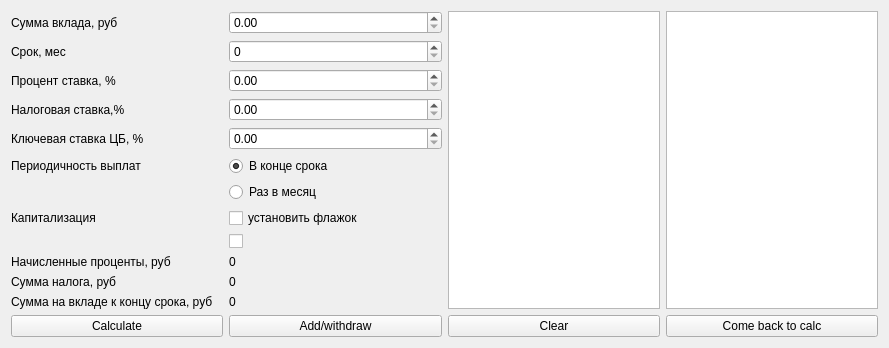
      <widget class="QWidget" name="page_4">
       <layout class="QGridLayout" name="gridLayout_4" columnstretch="1,1,1,1">
        <item row="2" column="0">
         <widget class="QLabel" name="label_12">
          <property name="text">
           <string>Процент ставка, %</string>
          </property>
         </widget>
        </item>
        <item row="10" column="0">
         <widget class="QLabel" name="label_18">
          <property name="text">
           <string>Сумма налога, руб</string>
          </property>
         </widget>
        </item>
        <item row="12" column="2">
         <widget class="QPushButton" name="pushButton_clearDeposit">
          <property name="text">
           <string>Clear</string>
          </property>
         </widget>
        </item>
        <item row="9" column="1">
         <widget class="QLabel" name="label_profitDeposit">
          <property name="text">
           <string>0</string>
          </property>
         </widget>
        </item>
        <item row="1" column="1">
         <widget class="QSpinBox" name="spinBox_periodDeposit">
          <property name="maximum">
           <number>65535</number>
          </property>
          <property name="value">
           <number>0</number>
          </property>
         </widget>
        </item>
        <item row="9" column="0">
         <widget class="QLabel" name="label_16">
          <property name="text">
           <string>Начисленные проценты, руб</string>
          </property>
         </widget>
        </item>
        <item row="0" column="3" rowspan="12">
         <widget class="QTableWidget" name="tableWidget_snyatDeposit">
          <attribute name="horizontalHeaderStretchLastSection">
           <bool>true</bool>
          </attribute>
         </widget>
        </item>
        <item row="7" column="0">
         <widget class="QLabel" name="label_15">
          <property name="text">
           <string>Капитализация</string>
          </property>
         </widget>
        </item>
        <item row="10" column="1">
         <widget class="QLabel" name="label_nalogPayDeposit">
          <property name="text">
           <string>0</string>
          </property>
         </widget>
        </item>
        <item row="2" column="1">
         <widget class="QDoubleSpinBox" name="doubleSpinBox_procentDeposit">
          <property name="maximum">
           <double>9223372036854775808.000000000000000</double>
          </property>
          <property name="singleStep">
           <double>0.010000000000000</double>
          </property>
          <property name="value">
           <double>0.000000000000000</double>
          </property>
         </widget>
        </item>
        <item row="12" column="0">
         <widget class="QPushButton" name="pushButton_getResultDeposit">
          <property name="text">
           <string>Calculate</string>
          </property>
         </widget>
        </item>
        <item row="3" column="1">
         <widget class="QDoubleSpinBox" name="doubleSpinBox_procentNalog">
          <property name="maximum">
           <double>9223372036854775808.000000000000000</double>
          </property>
          <property name="singleStep">
           <double>0.010000000000000</double>
          </property>
          <property name="value">
           <double>0.000000000000000</double>
          </property>
         </widget>
        </item>
        <item row="0" column="1">
         <widget class="QDoubleSpinBox" name="doubleSpinBox_sumDeposit">
          <property name="maximum">
           <double>9223372036854775808.000000000000000</double>
          </property>
          <property name="singleStep">
           <double>0.010000000000000</double>
          </property>
          <property name="value">
           <double>0.000000000000000</double>
          </property>
         </widget>
        </item>
        <item row="11" column="1">
         <widget class="QLabel" name="label_sumAccountInEndDeposit">
          <property name="text">
           <string>0</string>
          </property>
         </widget>
        </item>
        <item row="1" column="0">
         <widget class="QLabel" name="label_10">
          <property name="text">
           <string>Срок, мес</string>
          </property>
         </widget>
        </item>
        <item row="6" column="1">
         <widget class="QRadioButton" name="radioButton_getInMonth">
          <property name="text">
           <string>Раз в месяц</string>
          </property>
          <attribute name="buttonGroup">
           <string notr="true">buttonGroup_radioDeposit</string>
          </attribute>
         </widget>
        </item>
        <item row="3" column="0">
         <widget class="QLabel" name="label_22">
          <property name="text">
           <string>Налоговая ставка,%</string>
          </property>
         </widget>
        </item>
        <item row="0" column="2" rowspan="12">
         <widget class="QTableWidget" name="tableWidget_popolnitDeposit">
          <attribute name="horizontalHeaderStretchLastSection">
           <bool>true</bool>
          </attribute>
         </widget>
        </item>
        <item row="5" column="1">
         <widget class="QRadioButton" name="radioButton_getInEnd">
          <property name="text">
           <string>В конце срока</string>
          </property>
          <property name="checked">
           <bool>true</bool>
          </property>
          <attribute name="buttonGroup">
           <string notr="true">buttonGroup_radioDeposit</string>
          </attribute>
         </widget>
        </item>
        <item row="12" column="1">
         <widget class="QPushButton" name="pushButton_popolnit_snyant">
          <property name="text">
           <string>Add/withdraw</string>
          </property>
         </widget>
        </item>
        <item row="7" column="1">
         <widget class="QCheckBox" name="checkBox_capitalization">
          <property name="text">
           <string>установить флажок</string>
          </property>
         </widget>
        </item>
        <item row="5" column="0">
         <widget class="QLabel" name="label_13">
          <property name="text">
           <string>Периодичность выплат</string>
          </property>
         </widget>
        </item>
        <item row="11" column="0">
         <widget class="QLabel" name="label_20">
          <property name="text">
           <string>Сумма на вкладе к концу срока, руб</string>
          </property>
         </widget>
        </item>
        <item row="0" column="0">
         <widget class="QLabel" name="label_9">
          <property name="text">
           <string>Сумма вклада, руб</string>
          </property>
         </widget>
        </item>
        <item row="8" column="1">
         <widget class="QCheckBox" name="checkBox_popolnit_snyant">
          <property name="text">
           <string/>
          </property>
         </widget>
        </item>
        <item row="12" column="3">
         <widget class="QPushButton" name="pushButton_comeBackToCalc3">
          <property name="text">
           <string>Come back to calc</string>
          </property>
         </widget>
        </item>
        <item row="4" column="0">
         <widget class="QLabel" name="label_17">
          <property name="text">
           <string>Ключевая ставка ЦБ, %</string>
          </property>
         </widget>
        </item>
        <item row="4" column="1">
         <widget class="QDoubleSpinBox" name="doubleSpinBox_procentNalogCb">
          <property name="maximum">
           <double>9223372036854775808.000000000000000</double>
          </property>
          <property name="singleStep">
           <double>0.010000000000000</double>
          </property>
          <property name="value">
           <double>0.000000000000000</double>
          </property>
         </widget>
        </item>
       </layout>
      </widget>
